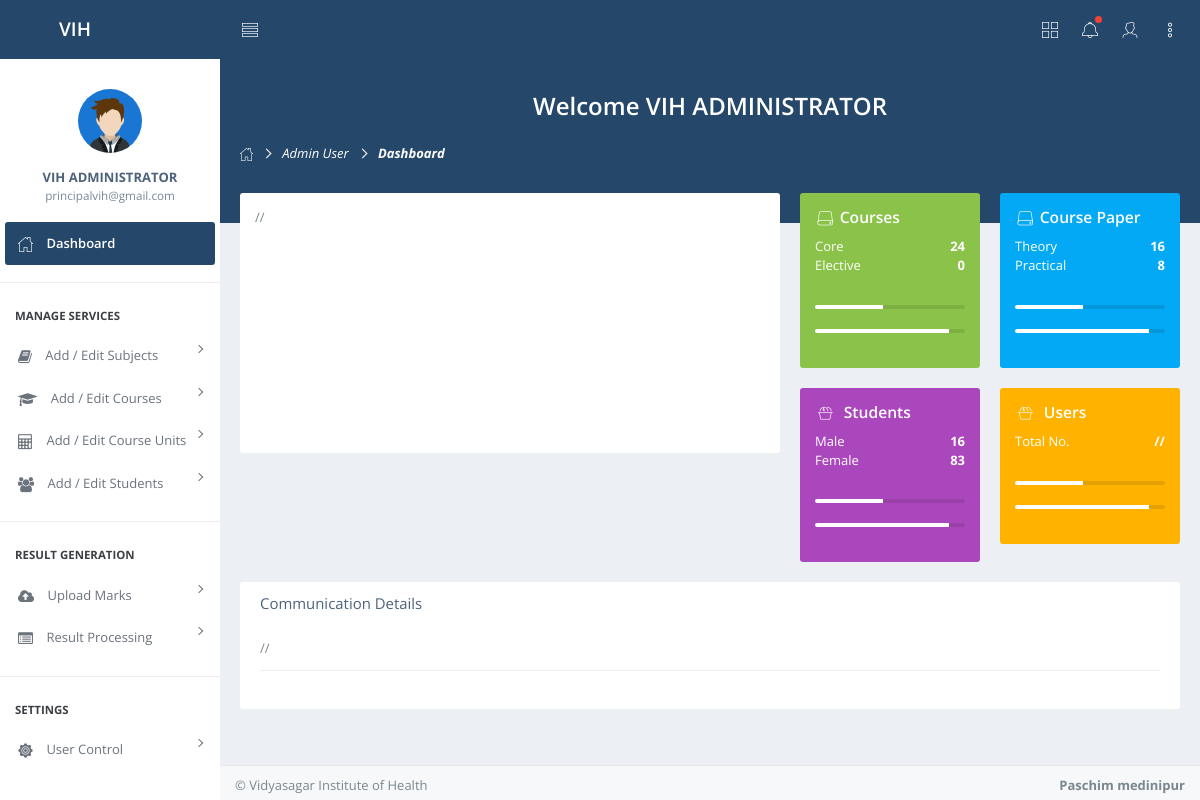
The app's page /adminUser/adminDashboard.php (signed in) with its own data.
### tables this page shows
CREATE TABLE `steps_login_master` (
  `id` int(11) NOT NULL,
  `username` varchar(255) NOT NULL,
  `password` varchar(255) NOT NULL,
  `usertype` int(1) NOT NULL,
  `last_log` varchar(255) NOT NULL,
  `status` enum('Active','Inactive') DEFAULT NULL
);

CREATE TABLE `steps_userdetails` (
  `id` int(11) NOT NULL,
  `details_id` varchar(255) NOT NULL,
  `user_name` varchar(255) NOT NULL,
  `user_email` varchar(255) NOT NULL,
  `contact_no` varchar(255) NOT NULL
);

### adminUser/Load.php (called while the page is built, shortened)
<?php
require "../connect.php";
$sql = "SELECT * FROM steps_login_master,steps_userdetails
WHERE steps_login_master.username = steps_userdetails.details_id
and steps_login_master.username = '".$_SESSION["username"]."' ";
$stmt = $conn->prepare($sql);
$stmt->execute();
$result = $stmt->get_result();
$rows = $result->fetch_assoc();
?>

### adminUser/adminHeader.php (the view, shortened to what this page needs)
<head>
    <link href="webMaster/assets/css/bootstrap.min.css" rel="stylesheet">
    <link href="webMaster/assets/css/nifty.min.css" rel="stylesheet">
<link href="webMaster/assets/plugins/noUiSlider/nouislider.min.css" rel="stylesheet">
    <link href="webMaster/assets/css/demo/nifty-demo-icons.min.css" rel="stylesheet">
<link href="plugins/bootstrap-select/bootstrap-select.min.css" rel="stylesheet">
    <link href="webMaster/assets/plugins/datatables/media/css/dataTables.bootstrap.css" rel="stylesheet">
	<link href="webMaster/assets/plugins/datatables/extensions/Responsive/css/responsive.dataTables.min.css" rel="stylesheet">
    <link href="webMaster/assets/plugins/pace/pace.min.css" rel="stylesheet">
    <link href="webMaster/assets/css/demo/nifty-demo.min.css" rel="stylesheet">
    <link href="webMaster/assets/plugins/chosen/chosen.min.css" rel="stylesheet">
    <link href="webMaster/assets/plugins/font-awesome/css/font-awesome.min.css" rel="stylesheet">
</head>
<nav id="mainnav-container">
                <div id="mainnav">
                    <div id="mainnav-menu-wrap">
                        <div class="nano">
                            <div class="nano-content">
                                <div id="mainnav-profile" class="mainnav-profile">
                                    <div class="profile-wrap text-center">
                                        <div class="pad-btm">
                                            <img class="img-circle img-md" src="webMaster/assets/img/profile-photos/1.png" alt="Profile Picture">
                                        </div>
                                        <a href="#profile-nav" class="box-block" data-toggle="collapse" aria-expanded="false">
                                            <p class="mnp-name"><?php if( htmlspecialchars($_SESSION['username'])!='') { ?>  <?php echo "".$rows['user_name'];?><?php } ?></p>
                                            <span class="mnp-desc"><?php if( htmlspecialchars($_SESSION['username'])!='') { ?>  <?php echo "".$rows['user_email'];?><?php } ?></span>
                                        </a>
                                    </div>
                                </div>
                                <ul id="mainnav-menu" class="list-group">
						            <li class="active-sub">
						                <a href="adminUser/adminDashboard.php">
						                    <i class="demo-pli-home"></i>
						                    <span class="menu-title">Dashboard</span>
						                </a>
						            </li>
						            <li class="list-divider"></li>
						            <li class="list-header">Manage Services</li>
                                    <li>
						                <a href="#">
						                    <i class="fa fa-book" aria-hidden="true"></i>
						                    <span class="menu-title">Add / Edit Subjects</span>
											<i class="arrow"></i>
						                </a>
						            </li>
						            <li>
						                <a href="#">
						                    <i class="fa fa-graduation-cap" aria-hidden="true"></i>
						                    <span class="menu-title"> Add / Edit Courses</span>
											<i class="arrow"></i>
						                </a>
						            </li>
						            <li>
						                <a href="#">
						                    <i class="fa fa-calculator" aria-hidden="true"></i>
						                    <span class="menu-title">Add / Edit Course Units</span>
											<i class="arrow"></i>
						                </a>
						            </li>
                                    <li>
						                <a href="#">
						                    <i class="fa fa-users" aria-hidden="true"></i>
						                    <span class="menu-title">Add / Edit Students</span>
											<i class="arrow"></i>
						                </a>
						            </li>
                                    <li class="list-divider"></li>
						            <li class="list-header">Result Generation</li>
                                    <li>
						                <a href="#">
						                    <i class="fa fa-cloud-upload"></i>
						                    <span class="menu-title">Upload Marks</span>
											<i class="arrow"></i>
						                </a>
						            </li>
                                    <li>
						                <a href="#">
						                    <i class="fa fa-list-alt"></i>
						                    <span class="menu-title">Result Processing</span>
											<i class="arrow"></i>
						                </a>
						            </li>
                                    <li class="list-divider"></li>
                                    <li class="list-header">Settings</li>
						            <li>
						                <a href="#">
						                   <i class="demo-psi-gear"></i>
						                    <span class="menu-title">User Control</span>
											<i class="arrow"></i>
						                </a>
						            </li>
						            <li>
						            </li>                                </ul>
                            </div>
                        </div>
                    </div>
                </div>
            </nav>

### adminUser/adminHeaderClass.php (shortened to what this page needs)
<header id="navbar">
            <div id="navbar-container" class="boxed">
                <div class="navbar-header">
                    <a  class="navbar-brand">
                        <div class="brand-title">
                            <span class="brand-text">VIH</span>
                        </div>
                    </a>
                </div>
                <div class="navbar-content">
                    <ul class="nav navbar-top-links">
                        <li class="tgl-menu-btn">
                            <a class="mainnav-toggle" href="#">
                                <i class="demo-pli-list-view"></i>
                            </a>
                        </li>
                    </ul>
                    <ul class="nav navbar-top-links">
                    <li class="mega-dropdown">
                            <a  class="mega-dropdown-toggle">
                                <i class="demo-pli-layout-grid"></i>
                            </a>
                    </li>
                    <li class="dropdown">
                            <a href="#" data-toggle="dropdown" class="dropdown-toggle">
                                <i class="demo-pli-bell"></i>
                                <span class="badge badge-header badge-danger"></span>
                            </a>
                        </li>
                        <li id="dropdown-user" class="dropdown">
                            <a href="#" data-toggle="dropdown" class="dropdown-toggle text-right">
                                <span class="ic-user pull-right">
                                    <i class="demo-pli-male"></i>
                                </span>
                            </a>
                        </li>
                        <li>
                            <a  class="aside-toggle">
                                <i class="demo-pli-dot-vertical"></i>
                            </a>
                        </li>
                    </ul>
                </div>
            </div>
        </header>
        <div class="boxed">
            <div id="content-container">
                <div id="page-head">
<div class="pad-all text-center">
    <h3>Welcome <?php if( htmlspecialchars($_SESSION['username'])!='') { ?>  <?php echo "".$rows['user_name'];?><?php } ?></h3>
</div>

### records on screen
steps_login_master: steps_userdetails.user_name "VIH ADMINISTRATOR", steps_userdetails.user_email "principalvih@gmail.com"

### other values on screen
$rowcourse->Core "24"
$rowcourse->Elective "0"
$rowcourse->Theory "16"
$rowcourse->Practical "8"
$rowstu->Male "16"
$rowstu->Female "83"
